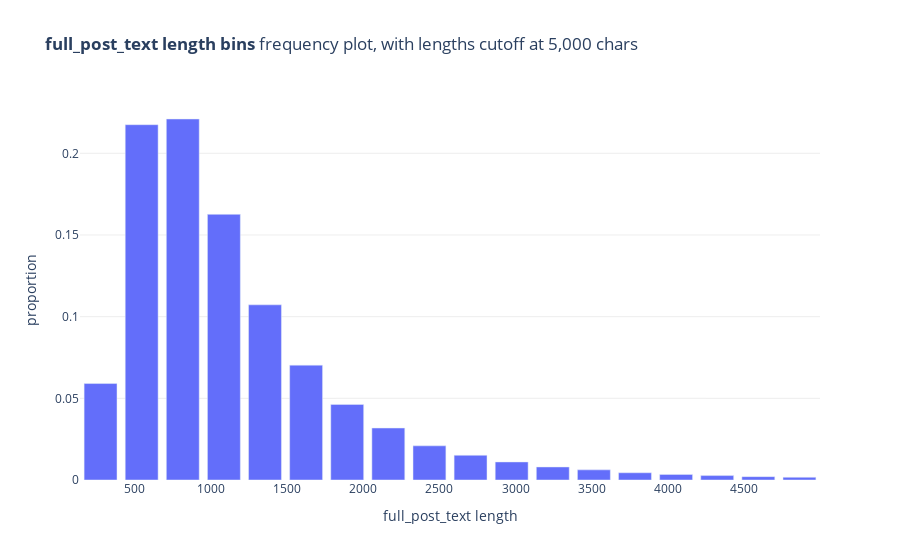

The code cell stored with this chart in its notebook:
### Code cell
traces = []
trace = go.Bar(
    x=full_post_text_length_bins_ubs[:cutoff_ind],
    y=full_post_text_length_vcn['proportion'].iloc[:cutoff_ind],
)
traces.append(trace)

fig = go.Figure(traces)

    
fig.update_yaxes(gridcolor='#eee', title='proportion', rangemode='tozero')
fig.update_xaxes(title='full_post_text length')
fig.update_layout(
    title=f'<b>full_post_text length bins</b> frequency plot, with lengths cutoff at 5,000 chars',
    plot_bgcolor='#fff',
    showlegend=False,
    height=400
)

fig.show()

### Figure 1 — Plotly figure (JSON) as saved in the notebook; plotly's stock layout.template omitted (floating-point values rounded to 4 significant figures)
{"data": [{"type": "bar", "x": [274, 544, 814, 1084, 1354, 1624, 1894, 2164, 2434, 2704, 2974, 3244, 3514, 3784, 4054, 4324, 4594, 4864], "y": [0.05905, 0.2175, 0.221, 0.1626, 0.1072, 0.07031, 0.04627, 0.03182, 0.02091, 0.01513, 0.01105, 0.00797, 0.006207, 0.004428, 0.00342, 0.002699, 0.002059, 0.001647]}], "layout": {"autosize": true, "plot_bgcolor": "#fff", "showlegend": false, "title": {"text": "<b>full_post_text length bins</b> frequency plot, with lengths cutoff at 5,000 chars"}, "xaxis": {"autorange": true, "range": [139, 4999], "title": {"text": "full_post_text length"}, "type": "linear"}, "yaxis": {"autorange": true, "gridcolor": "#eee", "range": [0, 0.2326], "rangemode": "tozero", "title": {"text": "proportion"}, "type": "linear"}}}
